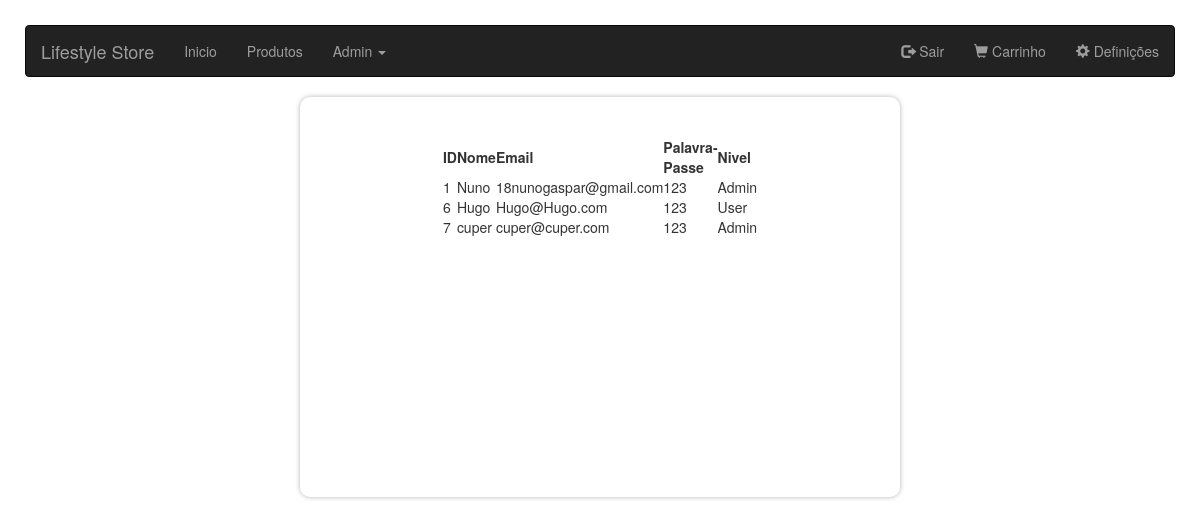
Page /contas.php (signed in) on the committed database.
### tables this page shows
CREATE TABLE `loginregister` (
  `ID` int(11) NOT NULL,
  `name` varchar(255) NOT NULL,
  `email` varchar(255) NOT NULL,
  `password` varchar(255) NOT NULL,
  `nivel` int(1) UNSIGNED NOT NULL DEFAULT 0
);

### contas.php (the view, shortened to what this page needs)
<?php
    if(isset($_SESSION["user"]) && is_array($_SESSION["user"])){
        $nivelsession = $_SESSION["user"][4];
    }else{
        echo "<script>window.location = 'login.php'</script>";
    }
?>
<!DOCTYPE html>
<html>
    <head>
        <link rel="stylesheet" href="https://maxcdn.bootstrapcdn.com/bootstrap/3.4.1/css/bootstrap.min.css">
    </head>
<body>
<?php
    	require 'dashboardnav.php';
    ?>
        <?php if($nivelsession ==1): ?>
            <center>
                <div class="container">
                    <table width="40%" class="login-email">
                        <tbody>
                            <?php
                                $query = "SELECT * FROM loginregister ";
                                $result = mysqli_query($conn, $query);
                                if(mysqli_num_rows($result) > 0){
                            ?>
                                    <tr style="font-weight: bold">
                                        <td>ID</td>
                                        <td>Nome</td>
                                        <td>Email</td>
                                        <td>Palavra-Passe</td>
                                        <td>Nivel</td>
                                    </tr>
                                    <?php
                                        foreach ($result as $linha) {
                                    ?>
                                    <tr>
                                        <td><?=$linha["ID"]; ?></td>
                                        <td><?=$linha["name"]; ?></td>
                                        <td><?=$linha["email"]; ?></td>
                                        <td><?=$linha["password"]; ?></td>
                                        <td>
                                            <?php
                                                if($linha['nivel']==1){
                                                    echo "Admin";
                                                }else{
                                                    echo "User";
                                                }
                                            ?>
                                        </td>
                                    </tr>
                            <?php
                                        }
                                }else{
                            ?>
                                    <tr>
                                        <td colspan="6">Sem contas registradas</td>
                                    </tr>
                            <?php
                                }
                            ?>
                        </tbody>
                    </table>
                </div>
            </center>
        <?php endif; ?>
</body>
</html>

### dashboardnav.php (shortened to what this page needs)
   <?php if($nivelsession == 1): ?>
	<nav class="navbar navbar-inverse">
		<div class="container-fluid">
		   	<div class="navbar-header">
		   		<a class="navbar-brand">Lifestyle Store</a>
		   	</div>
		    <ul class="nav navbar-nav">
		      	<li><a href="index.php">Inicio</a></li>
		      	<li><a href="produtos.php">Produtos</a></li>
		      	<li class="dropdown"><a class="dropdown-toggle" data-toggle="dropdown" href="#">Admin <span class="caret"></span></a>
		      	</li>
		    </ul>
		    <ul class="nav navbar-nav navbar-right">
		    	<li><a href="logout.php"><span class="glyphicon glyphicon-log-out"></span> Sair</a></li>
				<li><a href="cart.php"><span class="glyphicon glyphicon-shopping-cart"></span> Carrinho</a></li>
	       		<li><a href="dashboard.php"><span class="glyphicon glyphicon-cog"></span> Definições</a></li>
		    </ul>
		</div>
	</nav>
<?php endif; ?>

### contas.php (style rules this page uses)
body { padding-top:0px; padding-bottom:50px; margin-bottom: 20px; text-align:center; border: 0px solid black; padding: 25px; background: url('img/dashboard.jpg') center center no-repeat fixed; background-repeat: no-repeat; background-size: 100% 100%; }
.container { width: 600px; min-height: 400px; background: #FFF; border-radius: 10px; box-shadow: 0 0 5px rgba(0,0,0,.3); padding: 40px 30px; }

### rows in the picture
loginregister: ID "1", name "Nuno", email "18nunogaspar@gmail.com", password "123", nivel "Admin"
loginregister: ID "6", name "Hugo", email "Hugo@Hugo.com", password "123", nivel "User"
loginregister: ID "7", name "cuper", email "cuper@cuper.com", password "123", nivel "Admin"
